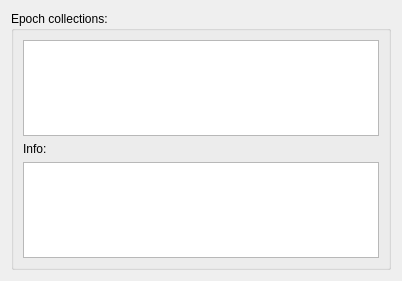
<?xml version="1.0" encoding="UTF-8"?>
<ui version="4.0">
 <class>Form</class>
 <widget class="QWidget" name="Form">
  <property name="geometry">
   <rect>
    <x>0</x>
    <y>0</y>
    <width>402</width>
    <height>281</height>
   </rect>
  </property>
  <property name="windowTitle">
   <string>Form</string>
  </property>
  <layout class="QGridLayout" name="gridLayout_2">
   <item row="0" column="0">
    <layout class="QVBoxLayout" name="verticalLayout_14">
     <item>
      <widget class="QGroupBox" name="groupBoxEpochs">
       <property name="title">
        <string>Epoch collections:</string>
       </property>
       <layout class="QGridLayout" name="gridLayout">
        <item row="0" column="0">
         <widget class="QListWidget" name="listWidgetEpochs">
          <property name="selectionMode">
           <enum>QAbstractItemView::SingleSelection</enum>
          </property>
         </widget>
        </item>
        <item row="2" column="0">
         <widget class="QListWidget" name="listWidgetEvents">
          <property name="enabled">
           <bool>true</bool>
          </property>
          <property name="editTriggers">
           <set>QAbstractItemView::NoEditTriggers</set>
          </property>
          <property name="selectionMode">
           <enum>QAbstractItemView::NoSelection</enum>
          </property>
         </widget>
        </item>
        <item row="1" column="0">
         <widget class="QLabel" name="labelInfo">
          <property name="text">
           <string>Info:</string>
          </property>
         </widget>
        </item>
       </layout>
      </widget>
     </item>
    </layout>
   </item>
  </layout>
 </widget>
 <resources/>
 <connections/>
</ui>
